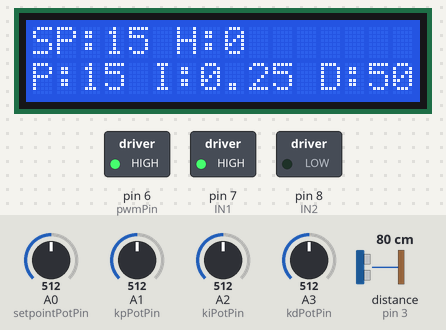
Simulated run of this sketch. Board: Arduino Nano, built with avr-gcc and run on an emulated ATmega328P. Parts: 16×2 character LCD, switched loads named in the sketch (green lamp = pin HIGH). Wiring (inferred from the names in the program): ultrasonic range finder: trigger pin 2; echo pin 3. The test bench sets the inputs (shaded band); at power-on: distance to the obstacle (sensor on pin 3) 80 cm, A0 (setpointPotPin) = 512, A1 (kpPotPin) = 512, A3 (kdPotPin) = 512, A2 (kiPotPin) = 512. The echo pulse lasts 58.3 µs per cm; pins used as bus, display or sensor lines are not drawn; what the sketch prints to the serial monitor is not drawn.

Above: at 2.7 s.
2.8 s: distance to the obstacle (sensor on pin 3) set to 18 cm
At 3.54 s:
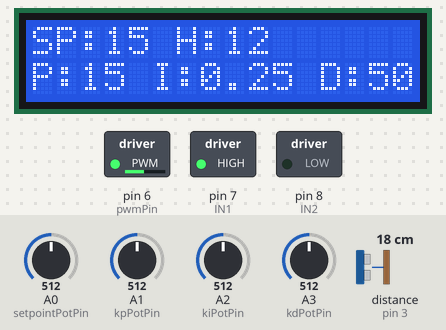
4.6 s: A0 (setpointPotPin) set to 245
At 5.8 s:
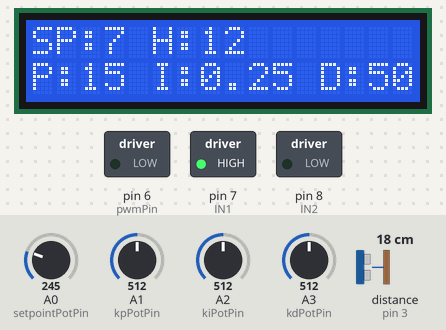
6.7 s: A1 (kpPotPin) set to 352
At 8.0 s:
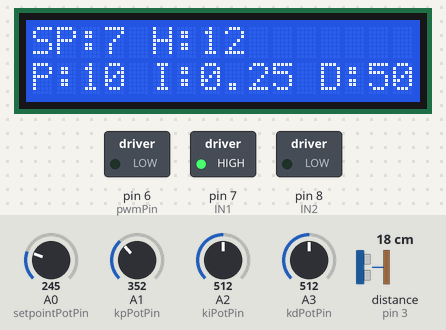
8.3 s: A1 (kpPotPin) set to 324
At 9.4 s:
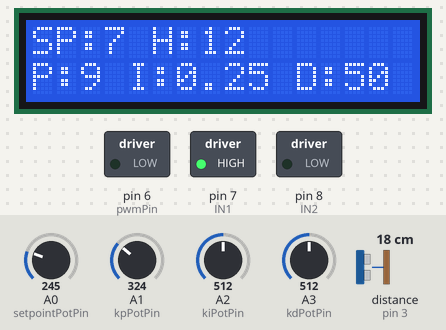
10.1 s: A3 (kdPotPin) set to 108
At 11.0 s:
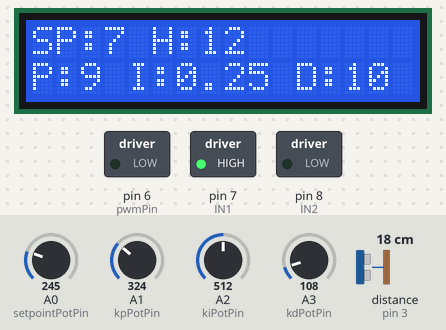
11.9 s: A3 (kdPotPin) set to 97
At 13.5 s:
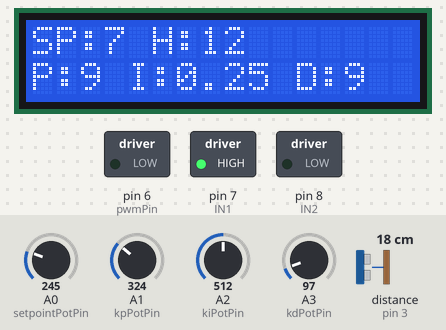
Timing chart, 0 to 14.7 s (numbered marks = the images above; inputs shaded):
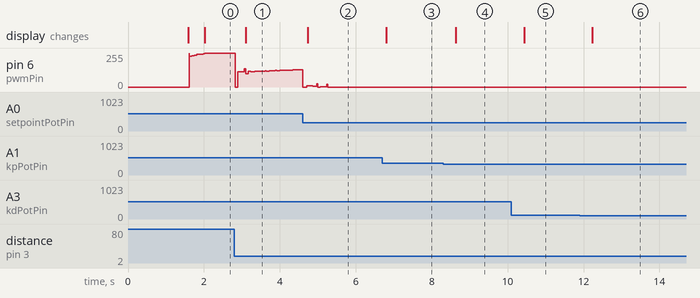

The sketch:

pneumatic_levitation_pid.ino
```cpp
#include <Wire.h>
#include <LiquidCrystal_I2C.h>

// -----------------------------------------------------
// Pneumatic Levitation System - PID Controller
// Arduino Nano
// -----------------------------------------------------

LiquidCrystal_I2C lcd(0x27, 16, 2);

// ---------------- Timing ----------------
unsigned long previousControlTime = 0;
unsigned long previousLCDTime = 0;

const unsigned long CONTROL_PERIOD_MS = 10;
const unsigned long LCD_PERIOD_MS = 250;

// ---------------- HC-SR04 ----------------
const int trigPin = 2;
const int echoPin = 3;

const float MAX_HEIGHT_CM = 30.0;

// ---------------- Potentiometers ----------------
const int setpointPotPin = A0;
const int kpPotPin = A1;
const int kiPotPin = A2;
const int kdPotPin = A3;

// ---------------- L298N Motor Driver ----------------
const int pwmPin = 6;   // ENA
const int IN1 = 7;
const int IN2 = 8;

// ---------------- PID Variables ----------------
double kp = 0.0;
double ki = 0.0;
double kd = 0.0;

double setpoint = 0.0;

double error = 0.0;
double previousError = 0.0;
double integralTerm = 0.0;
double derivativeTerm = 0.0;

double controlOutput = 0.0;
double ballHeight = 0.0;


// =====================================================
// SETUP
// =====================================================

void setup() {

  Serial.begin(9600);

  // HC-SR04
  pinMode(trigPin, OUTPUT);
  pinMode(echoPin, INPUT);
  digitalWrite(trigPin, LOW);

  // Potentiometers
  pinMode(setpointPotPin, INPUT);
  pinMode(kpPotPin, INPUT);
  pinMode(kiPotPin, INPUT);
  pinMode(kdPotPin, INPUT);

  // L298N
  pinMode(pwmPin, OUTPUT);
  pinMode(IN1, OUTPUT);
  pinMode(IN2, OUTPUT);

  // Fixed fan rotation direction
  digitalWrite(IN1, HIGH);
  digitalWrite(IN2, LOW);

  analogWrite(pwmPin, 0);

  // LCD
  lcd.init();
  lcd.backlight();

  lcd.setCursor(0, 0);
  lcd.print("PID LEVITATION");

  lcd.setCursor(0, 1);
  lcd.print("SYSTEM READY");

  delay(1500);
  lcd.clear();

  previousControlTime = millis();
  previousLCDTime = millis();
}


// =====================================================
// MAIN LOOP
// =====================================================

void loop() {

  unsigned long currentTime = millis();

  // ---------------------------------------------------
  // Control loop every 10 ms
  // ---------------------------------------------------

  if (currentTime - previousControlTime >= CONTROL_PERIOD_MS) {

    previousControlTime = currentTime;

    // ===============================================
    // Read potentiometers
    // ===============================================

    int setpointReading = analogRead(setpointPotPin);
    int kpReading = analogRead(kpPotPin);
    int kiReading = analogRead(kiPotPin);
    int kdReading = analogRead(kdPotPin);

    // Setpoint: 0 - 30 cm
    setpoint =
        ((double)setpointReading / 1023.0) * MAX_HEIGHT_CM;

    // Experimental PID adjustment ranges
    kp =
        ((double)kpReading / 1023.0) * 30.0;

    ki =
        ((double)kiReading / 1023.0) * 0.50;

    kd =
        ((double)kdReading / 1023.0) * 100.0;


    // ===============================================
    // HC-SR04 Distance Measurement
    // ===============================================

    digitalWrite(trigPin, LOW);
    delayMicroseconds(2);

    digitalWrite(trigPin, HIGH);
    delayMicroseconds(10);

    digitalWrite(trigPin, LOW);

    unsigned long duration =
        pulseIn(echoPin, HIGH, 30000);

    if (duration == 0) {

      ballHeight = 0.0;

    } else {

      // Distance between sensor and ball
      double sensorDistance = duration / 58.2;

      // Sensor is located at the top of the tube
      ballHeight =
          MAX_HEIGHT_CM - sensorDistance;

      // Safety limits
      if (ballHeight < 0.0)
        ballHeight = 0.0;

      if (ballHeight > MAX_HEIGHT_CM)
        ballHeight = MAX_HEIGHT_CM;
    }


    // ===============================================
    // PID Controller
    // ===============================================

    error = setpoint - ballHeight;

    derivativeTerm =
        error - previousError;

    integralTerm += ki * error;


    // ===============================================
    // Integral Anti-Windup
    // ===============================================

    if (integralTerm > 255)
      integralTerm = 255;

    if (integralTerm < 0)
      integralTerm = 0;


    // ===============================================
    // PID Control Output
    // ===============================================

    controlOutput =
        (kp * error)
        + integralTerm
        + (kd * derivativeTerm);


    // ===============================================
    // PWM Saturation
    // ===============================================

    if (controlOutput > 255)
      controlOutput = 255;

    if (controlOutput < 0)
      controlOutput = 0;


    // ===============================================
    // Apply PWM to Fan
    // ===============================================

    analogWrite(
        pwmPin,
        (int)controlOutput
    );


    // ===============================================
    // Serial Data Output
    // ===============================================

    Serial.print("Setpoint:");
    Serial.print(setpoint);

    Serial.print(" ");

    Serial.print("Height:");
    Serial.print(ballHeight);

    Serial.print(" ");

    Serial.print("PWM:");
    Serial.print(controlOutput);

    Serial.print(" ");

    Serial.print("Kp:");
    Serial.print(kp);

    Serial.print(" ");

    Serial.print("Ki:");
    Serial.print(ki);

    Serial.print(" ");

    Serial.print("Kd:");
    Serial.println(kd);


    previousError = error;
  }


  // ---------------------------------------------------
  // LCD update
  // ---------------------------------------------------

  if (currentTime - previousLCDTime >= LCD_PERIOD_MS) {

    previousLCDTime = currentTime;

    lcd.setCursor(0, 0);

    lcd.print("SP:");
    lcd.print((int)setpoint);

    lcd.print(" H:");
    lcd.print((int)ballHeight);

    lcd.print("   ");

    lcd.setCursor(0, 1);

    lcd.print("P:");
    lcd.print((int)kp);

    lcd.print(" I:");
    lcd.print(ki, 2);

    lcd.print(" D:");
    lcd.print((int)kd);

    lcd.print(" ");
  }
}
```

Measured:
- after the input at 2.8 s, the display: changes after 0.30 s (image 1)
- after the input at 4.6 s, the display: changes after 0.14 s (image 2)
- after the input at 6.7 s, the display: changes after 0.10 s (image 3)
- after the input at 8.3 s, the display: changes after 0.33 s (image 4)
- after the input at 10.1 s, the display: changes after 0.34 s (image 5)
- after the input at 11.9 s, the display: changes after 0.34 s (image 6)
